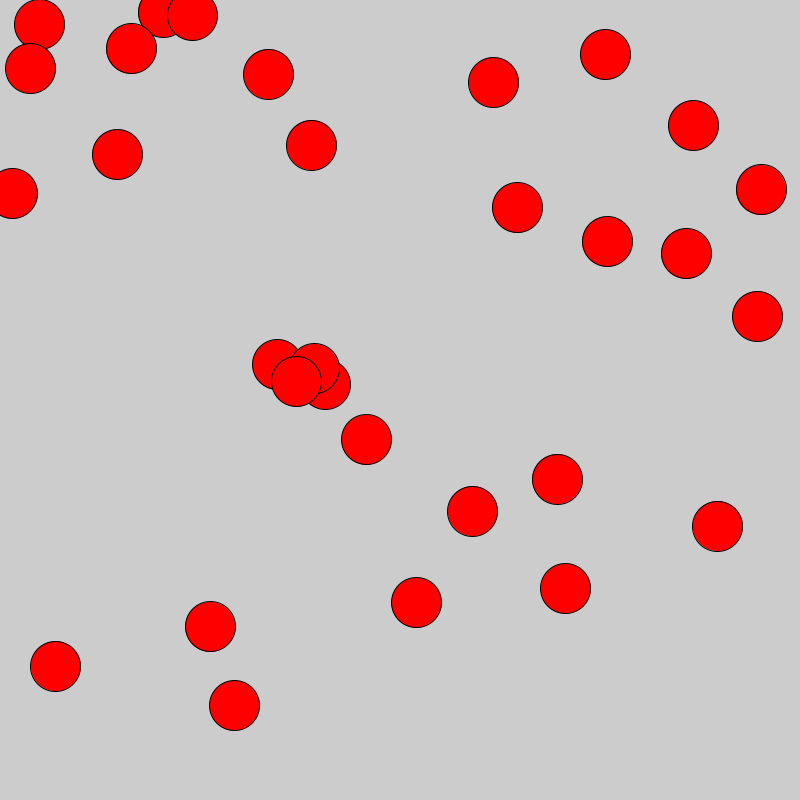
Frame 1 (no input)
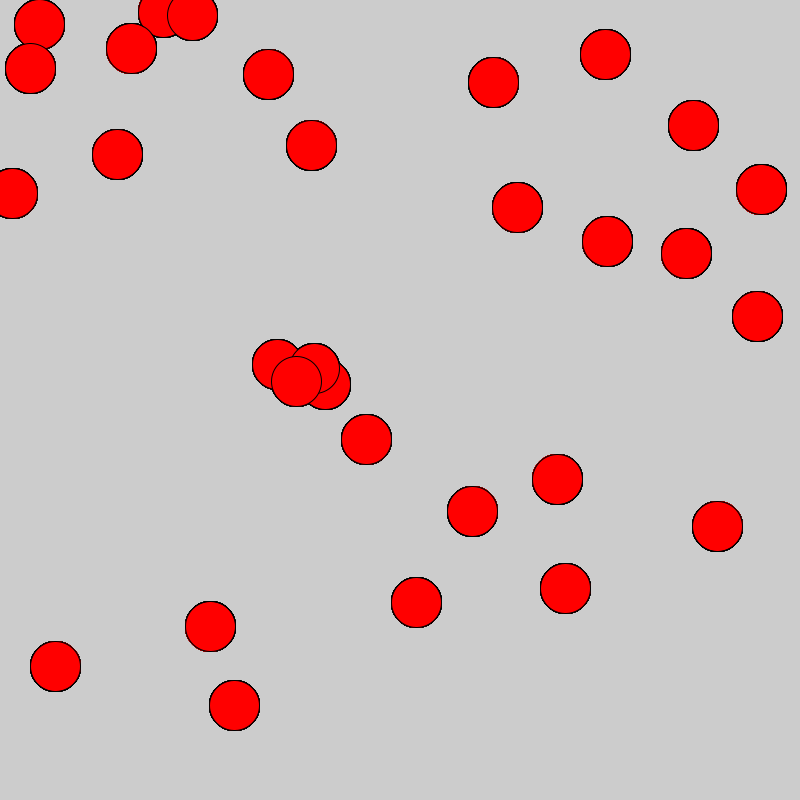
Frame 60 (the mouse pressed at the canvas centre just before this capture)
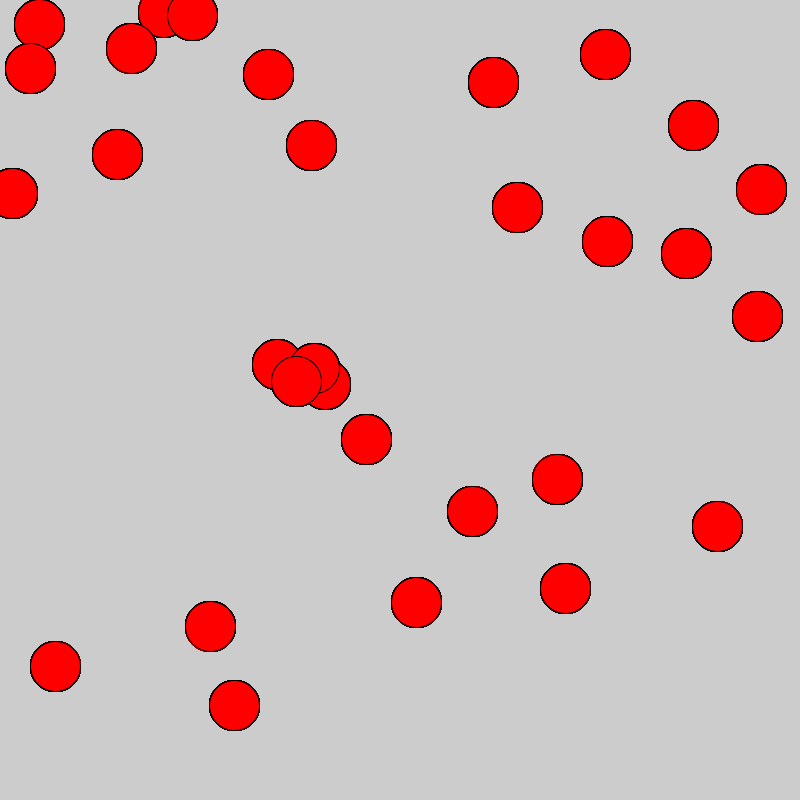
Frame 120 (the mouse held since frame 60 and released just before this capture)

The Processing sketch that drew these frames (run headless with seeded random() and noise(); from frame 60 on, the mouse is pressed at the canvas centre):

// Processing sketch: arrayListVector
// ── arrayListVector.pde
ArrayList<PVector> backpack = new ArrayList<PVector>();

void setup(){
  size(800,800);
  for(int i = 0; i< 30; i++){
    backpack.add(new PVector(random(width), random(height)));
  }
}

void draw(){
  // get from an array list
  // Looping through your array
  for(int i = 0; i < backpack.size(); i++) {
    // getting an item using the index
    fill(255,0,0);
    ellipse(backpack.get(i).x, backpack.get(i).y, 50, 50);
  }
  
  // another to iterate through the items
  //for(PVector bird : backpack){
  //    fill(255,0,0);
  //    ellipse(bird.x, bird.y, 50, 50);  
  //}
}

void mouseDragged() {
  // exercise
  // add a new point to the backpack
}
